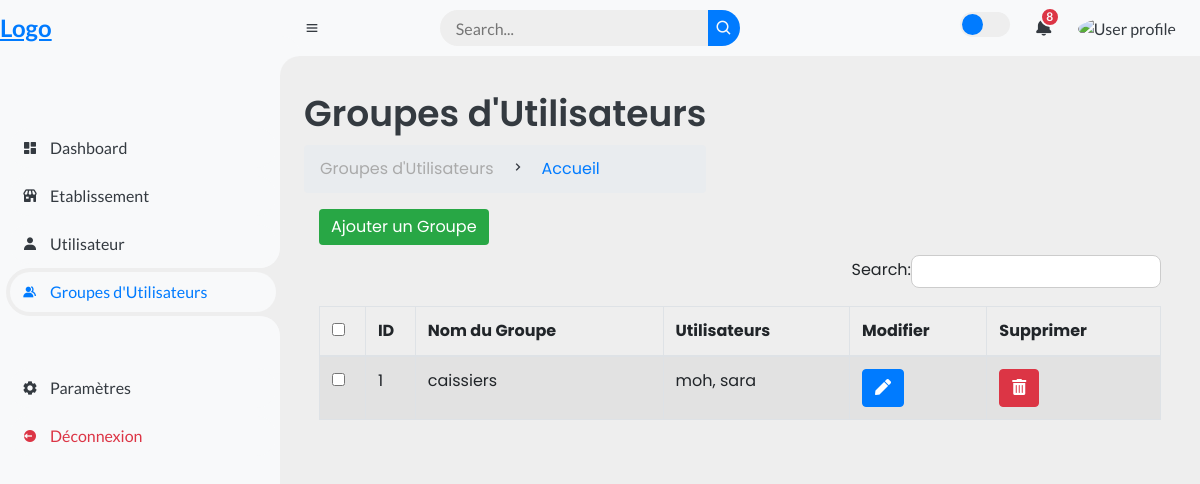
The page /dashboard/groupes/ on the database as committed earlier.
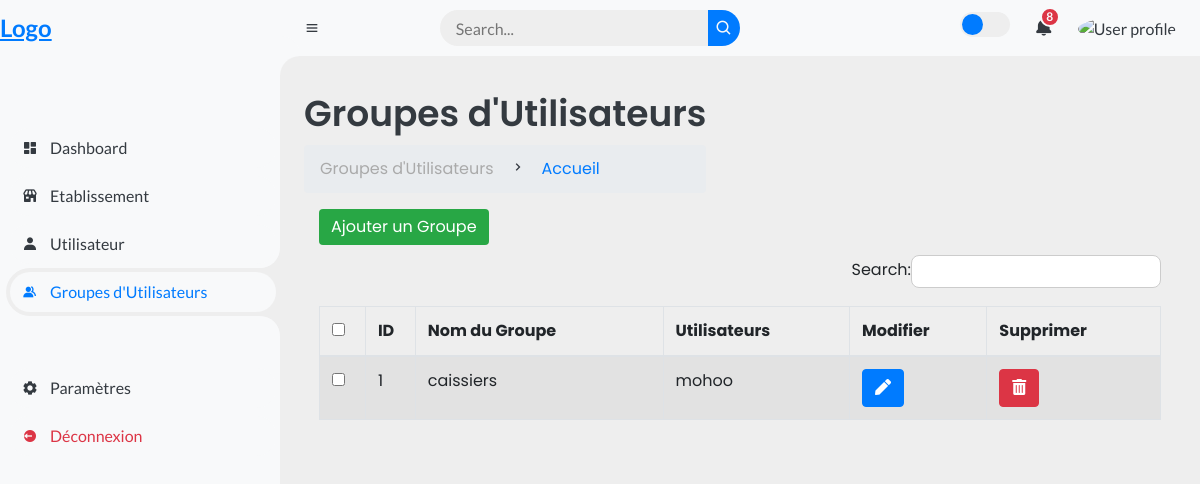
The same page on the database as committed later.
### dashboard/models.py (models this page shows, shortened)
class UserGroup(models.Model):
    name = models.CharField(max_length=255, unique=True)
    users = models.ManyToManyField(NormalUser, related_name='groups')

class NormalUser(models.Model):
    username = models.CharField(max_length=150, unique=True)
    email = models.EmailField(unique=True)
    first_name = models.CharField(max_length=30, blank=True)
    last_name = models.CharField(max_length=30, blank=True)
    phone_number = models.CharField(verbose_name="Numéro de téléphone", max_length=20, default="1234567890")
    date_joined = models.DateTimeField(auto_now_add=True)
    is_active = models.BooleanField(default=True)

### dashboard/views.py (the view)
# urls.py: path('groupes/', views.groupes_view, name='groupes'),
def groupes_view(request):
    usergroups = UserGroup.objects.all()
    return render(request, 'groupes.html', {'usergroups': usergroups, 'current_section': 'groupes',})

### dashboard/templates/groupes.html (shortened to what this page needs)
{% extends 'base.html' %}
{% block content %}
<div class="head-title">
    <div class="left">
        <h1>Groupes d'Utilisateurs</h1>
        <ul class="breadcrumb">
            <li>
                <a href="#">Groupes d'Utilisateurs</a>
            </li>
            <li><i class='bx bx-chevron-right'></i></li>
            <li>
                <a class="active" href="#">Accueil</a>
            </li>
        </ul>
    </div>
</div>
<div class="col-md-12">
    <span><a href="{% url 'dashboard:add_usergroup' %}" class="btn btn-custom-green">Ajouter un Groupe</a></span>
    <div class="table-responsive">
        <table id="usergroups_table" class="table table-striped table-bordered" width="100%">
            <thead>
                <tr>
                    <th><input type="checkbox" id="checkall" /></th>
                    <th>ID</th>
                    <th>Nom du Groupe</th>
                    <th>Utilisateurs</th>
                    <th>Modifier</th>
                    <th>Supprimer</th>
                </tr>
            </thead>
            <tbody>
                {% for group in usergroups %}
                    <tr>
                        <td><input type="checkbox" class="checkthis" /></td>
                        <td>{{ group.id }}</td>
                        <td>{{ group.name }}</td>
                        <td>
                            {% for user in group.users.all %}
                                <span>{{ user.username }}</span>{% if not forloop.last %}, {% endif %}
                            {% endfor %}
                        </td>
                        <td><a href="{% url 'dashboard:edit_usergroup' group.id %}" class="btn btn-primary"><i class="fas fa-pen"></i></a></td>
                        <td>
                            <button class="btn btn-danger delete-btn" data-id="{{ group.id }}"><i class="fas fa-trash-alt"></i></button>
                        </td>
                    </tr>
                {% endfor %}
            </tbody>
        </table>
    </div>
</div>
<link href="https://stackpath.bootstrapcdn.com/bootstrap/4.5.2/css/bootstrap.min.css" rel="stylesheet">
{% endblock %}

Rows that differ between the two databases and show on the page:
removed NormalUser: username "sara"
changed NormalUser: username "moh" → "mohoo"; no longer shows ","
